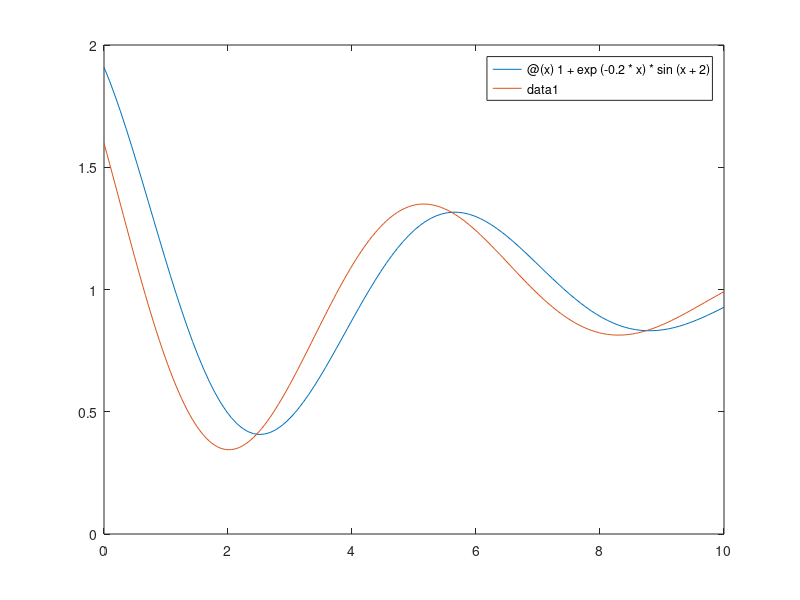

This chart was generated by the following MATLAB code:
f = @(x) 1 + exp(-0.2*x)*sin(x+2) ;

% (a) Find the minimum value for the function
[x , y] = fminbnd(f , 0 , 10) ;
disp([x y])

% (b) Use fplot to plot this function
fplot(f , [0 10])
hold on

% (c) c=2.5
c = 2.5 ;
f = @(x) 1 + exp(-0.2*x)*sin(x+c) ;
[x , y] = fminbnd(f , 0 , 10) ;
disp([x y])
fplot(f , [0 10])